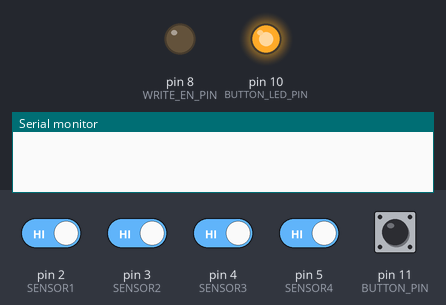
The sketch below on a simulated Arduino Uno, built with avr-gcc and run on an emulated ATmega328P. Shown: output pins drawn as LEDs (lit = HIGH), the last lines printed to the serial monitor. The test bench sets the inputs (shaded band); at power-on: pin 2 (SENSOR1), pin 3 (SENSOR2), pin 4 (SENSOR3), pin 5 (SENSOR4), pin 11 (BUTTON_PIN) HIGH. Random numbers use the default seed unless the sketch sets one.

Above: at 4.2 s.
4.3 s: pin 11 (BUTTON_PIN) pulled LOW for 0.15 s
At 5.4 s:
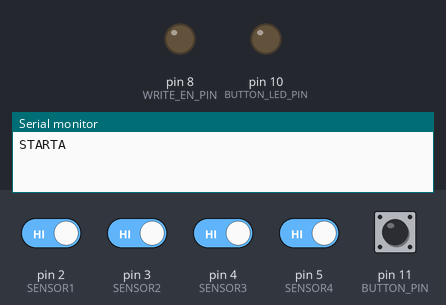
6.1 s: pin 2 (SENSOR1) driven LOW
At 6.2 s:
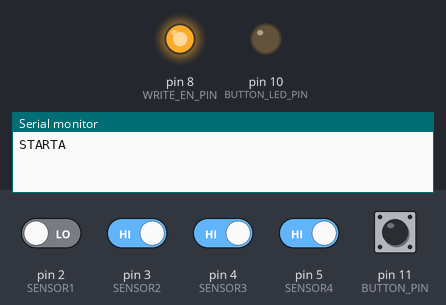
Timing chart, 0 to 9.1 s (numbered marks = the images above; inputs shaded):
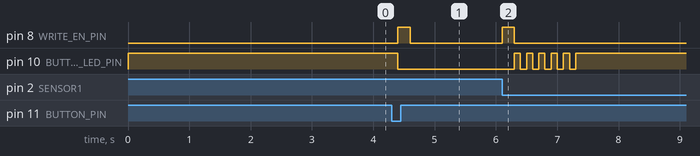

The sketch:

wallPi-hit.ino
```cpp
#define RS485Transmit    HIGH
#define RS485Receive     LOW

int result = 0;
#define BUTTON_PIN 11
#define BUTTON_LED_PIN 10

#define SENSOR1 2
#define SENSOR2 3
#define SENSOR3 4
#define SENSOR4 5
int enabled_game = false;

#define WRITE_EN_PIN 8

char startGameA[] = "STARTA";
char stopGameA[] = "STOPA:%d";
int hit=3;

  void setup() {


  pinMode(BUTTON_PIN, INPUT_PULLUP);
  pinMode(BUTTON_LED_PIN, OUTPUT);
  pinMode(WRITE_EN_PIN, OUTPUT);

  pinMode(SENSOR1, INPUT_PULLUP);
  pinMode(SENSOR2, INPUT_PULLUP);
  pinMode(SENSOR3, INPUT_PULLUP);
  pinMode(SENSOR4, INPUT_PULLUP);


  digitalWrite(BUTTON_LED_PIN, HIGH);
  digitalWrite(WRITE_EN_PIN, RS485Receive);
    delay(3000);
    Serial.begin(9600);
      while (!Serial) {
      ; // wait for serial port to connect. Needed for native USB port only
    }

}
void loop() {

 if ( enabled_game == false)
  if (digitalRead(BUTTON_PIN)==LOW)
  {
    delay(100);
    if (digitalRead(BUTTON_PIN) == LOW)
    {
      digitalWrite(BUTTON_LED_PIN, LOW);
      digitalWrite(WRITE_EN_PIN, RS485Transmit);
      delay(100);
      enabled_game = true;
      Serial.print(startGameA);
      Serial.print("\n");
      delay(100);
      digitalWrite(WRITE_EN_PIN, RS485Receive);
    }


  }else{
     digitalWrite(BUTTON_LED_PIN, HIGH);
  }


  if ( enabled_game == true) {
     hit = 3;
    if (  digitalRead(SENSOR1) == LOW )
    {
      hit++;

    }
    if (   digitalRead(SENSOR2) == LOW )
    {
      hit++;
    }
    if (   digitalRead(SENSOR3) == LOW )
    {
      hit++;
    }
    if (    digitalRead(SENSOR4) == LOW )
    {
      hit++;
    }


    if (hit >3)
    {
        int  randNumber = random(0, 6);
hit+=randNumber;
      if(hit>10)
        hit=10;
      char command[25] = "";
      sprintf(command,
              stopGameA,
              hit  );
      enabled_game = false;

      digitalWrite(WRITE_EN_PIN, RS485Transmit);
      delay(100);
      Serial.print(command);
      Serial.print("\n");
      delay(100);
      digitalWrite(WRITE_EN_PIN, RS485Receive);

       hit=3;
       for(int i=0; i<5 ; i++){
         digitalWrite(BUTTON_LED_PIN, HIGH);
      delay(100);
      digitalWrite(BUTTON_LED_PIN, LOW);
      delay(100);
       }


    }

  }


}


void animateButton1() {
  for (int i = 0; i < 4; i++)
  {
    digitalWrite(BUTTON_LED_PIN, HIGH);
    delay(50 * i);
    digitalWrite(BUTTON_LED_PIN, LOW);
    delay(2000 / i);
  }

}

void animateButton2()
{
  for (int i = 0; i < 4; i++)
  {
    digitalWrite(BUTTON_LED_PIN, HIGH);
    delay(100);
    digitalWrite(BUTTON_LED_PIN, LOW);
    delay(1000);
  }
}
```

Measured:
- after the input at 4.3 s, pin 8 (WRITE_EN_PIN): LOW → HIGH after 0.10 s, → LOW 0.20 s later; pin 10 (BUTTON_LED_PIN): HIGH → LOW after 0.10 s
- after the input at 6.1 s, pin 8 (WRITE_EN_PIN): LOW → HIGH at once, → LOW 0.20 s later; pin 10 (BUTTON_LED_PIN): alternates HIGH for 0.10 s and LOW for 0.10 s, 11 changes in all, then stays HIGH, starting after 0.20 s
